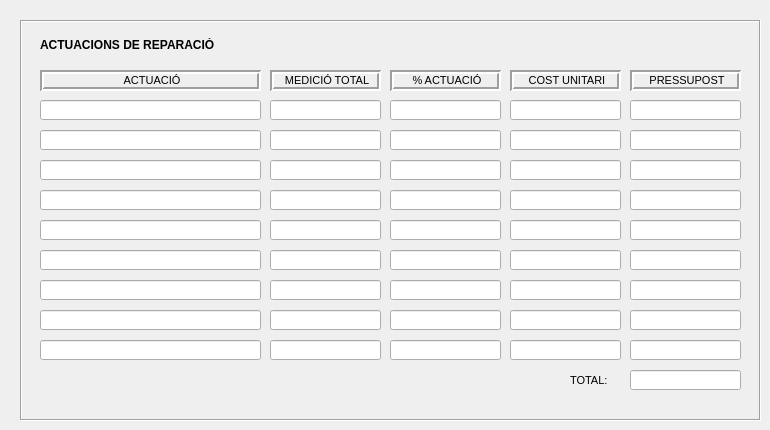
   <widget class="QWidget" name="tab_act">
    <attribute name="title">
     <string>Actuacions</string>
    </attribute>
    <widget class="QFrame" name="frame_main">
     <property name="geometry">
      <rect>
       <x>20</x>
       <y>20</y>
       <width>741</width>
       <height>401</height>
      </rect>
     </property>
     <property name="mouseTracking">
      <bool>false</bool>
     </property>
     <property name="focusPolicy">
      <enum>Qt::NoFocus</enum>
     </property>
     <property name="contextMenuPolicy">
      <enum>Qt::DefaultContextMenu</enum>
     </property>
     <property name="acceptDrops">
      <bool>false</bool>
     </property>
     <property name="toolTip">
      <string/>
     </property>
     <property name="toolTipDuration">
      <number>-1</number>
     </property>
     <property name="statusTip">
      <string/>
     </property>
     <property name="whatsThis">
      <string/>
     </property>
     <property name="accessibleName">
      <string/>
     </property>
     <property name="accessibleDescription">
      <string/>
     </property>
     <property name="layoutDirection">
      <enum>Qt::LeftToRight</enum>
     </property>
     <property name="frameShape">
      <enum>QFrame::Box</enum>
     </property>
     <property name="frameShadow">
      <enum>QFrame::Sunken</enum>
     </property>
     <property name="midLineWidth">
      <number>0</number>
     </property>
     <widget class="QLineEdit" name="act_desc_5">
      <property name="enabled">
       <bool>true</bool>
      </property>
      <property name="geometry">
       <rect>
        <x>20</x>
        <y>80</y>
        <width>221</width>
        <height>20</height>
       </rect>
      </property>
      <property name="font">
       <font>
        <family>Arial</family>
       </font>
      </property>
     </widget>
     <widget class="QLabel" name="mod_kerb_label_2">
      <property name="enabled">
       <bool>true</bool>
      </property>
      <property name="geometry">
       <rect>
        <x>20</x>
        <y>50</y>
        <width>221</width>
        <height>21</height>
       </rect>
      </property>
      <property name="font">
       <font>
        <family>Arial</family>
        <pointsize>8</pointsize>
       </font>
      </property>
      <property name="cursor">
       <cursorShape>ArrowCursor</cursorShape>
      </property>
      <property name="mouseTracking">
       <bool>true</bool>
      </property>
      <property name="focusPolicy">
       <enum>Qt::ClickFocus</enum>
      </property>
      <property name="layoutDirection">
       <enum>Qt::LeftToRight</enum>
      </property>
      <property name="autoFillBackground">
       <bool>false</bool>
      </property>
      <property name="frameShape">
       <enum>QFrame::Box</enum>
      </property>
      <property name="frameShadow">
       <enum>QFrame::Sunken</enum>
      </property>
      <property name="lineWidth">
       <number>2</number>
      </property>
      <property name="text">
       <string>&lt;!DOCTYPE HTML PUBLIC &quot;-//W3C//DTD HTML 4.0//EN&quot; &quot;http://www.w3.org/TR/REC-html40/strict.dtd&quot;&gt;
&lt;html&gt;&lt;head&gt;&lt;meta name=&quot;qrichtext&quot; content=&quot;1&quot; /&gt;&lt;style type=&quot;text/css&quot;&gt;
p, li { white-space: pre-wrap; }
&lt;/style&gt;&lt;/head&gt;&lt;body style=&quot; font-family:'Arial'; font-size:8pt; font-weight:400; font-style:normal;&quot;&gt;
&lt;p align=&quot;center&quot; style=&quot; margin-top:0px; margin-bottom:0px; margin-left:0px; margin-right:0px; -qt-block-indent:0; text-indent:0px;&quot;&gt;ACTUACIÓ&lt;/p&gt;&lt;/body&gt;&lt;/html&gt;</string>
      </property>
      <property name="textFormat">
       <enum>Qt::AutoText</enum>
      </property>
      <property name="wordWrap">
       <bool>false</bool>
      </property>
     </widget>
     <widget class="QLineEdit" name="act_area_5">
      <property name="enabled">
       <bool>true</bool>
      </property>
      <property name="geometry">
       <rect>
        <x>250</x>
        <y>80</y>
        <width>111</width>
        <height>20</height>
       </rect>
      </property>
      <property name="font">
       <font>
        <family>Arial</family>
       </font>
      </property>
     </widget>
     <widget class="QLabel" name="label_4">
      <property name="geometry">
       <rect>
        <x>20</x>
        <y>10</y>
        <width>211</width>
        <height>31</height>
       </rect>
      </property>
      <property name="font">
       <font>
        <family>Arial</family>
        <pointsize>9</pointsize>
        <weight>75</weight>
        <bold>true</bold>
       </font>
      </property>
      <property name="layoutDirection">
       <enum>Qt::LeftToRight</enum>
      </property>
      <property name="autoFillBackground">
       <bool>false</bool>
      </property>
      <property name="text">
       <string>&lt;!DOCTYPE HTML PUBLIC &quot;-//W3C//DTD HTML 4.0//EN&quot; &quot;http://www.w3.org/TR/REC-html40/strict.dtd&quot;&gt;
&lt;html&gt;&lt;head&gt;&lt;meta name=&quot;qrichtext&quot; content=&quot;1&quot; /&gt;&lt;style type=&quot;text/css&quot;&gt;
p, li { white-space: pre-wrap; }
&lt;/style&gt;&lt;/head&gt;&lt;body style=&quot; font-family:'Arial'; font-size:9pt; font-weight:600; font-style:normal;&quot;&gt;
&lt;p style=&quot; margin-top:0px; margin-bottom:0px; margin-left:0px; margin-right:0px; -qt-block-indent:0; text-indent:0px;&quot;&gt;ACTUACIONS DE REPARACIÓ&lt;/p&gt;&lt;/body&gt;&lt;/html&gt;</string>
      </property>
      <property name="textFormat">
       <enum>Qt::AutoText</enum>
      </property>
     </widget>
     <widget class="QLabel" name="mod_kerb_label_4">
      <property name="enabled">
       <bool>true</bool>
      </property>
      <property name="geometry">
       <rect>
        <x>250</x>
        <y>50</y>
        <width>111</width>
        <height>21</height>
       </rect>
      </property>
      <property name="font">
       <font>
        <family>Arial</family>
        <pointsize>8</pointsize>
       </font>
      </property>
      <property name="cursor">
       <cursorShape>ArrowCursor</cursorShape>
      </property>
      <property name="mouseTracking">
       <bool>true</bool>
      </property>
      <property name="focusPolicy">
       <enum>Qt::ClickFocus</enum>
      </property>
      <property name="layoutDirection">
       <enum>Qt::LeftToRight</enum>
      </property>
      <property name="autoFillBackground">
       <bool>false</bool>
      </property>
      <property name="frameShape">
       <enum>QFrame::Box</enum>
      </property>
      <property name="frameShadow">
       <enum>QFrame::Sunken</enum>
      </property>
      <property name="lineWidth">
       <number>2</number>
      </property>
      <property name="text">
       <string>&lt;!DOCTYPE HTML PUBLIC &quot;-//W3C//DTD HTML 4.0//EN&quot; &quot;http://www.w3.org/TR/REC-html40/strict.dtd&quot;&gt;
&lt;html&gt;&lt;head&gt;&lt;meta name=&quot;qrichtext&quot; content=&quot;1&quot; /&gt;&lt;style type=&quot;text/css&quot;&gt;
p, li { white-space: pre-wrap; }
&lt;/style&gt;&lt;/head&gt;&lt;body style=&quot; font-family:'Arial'; font-size:8pt; font-weight:400; font-style:normal;&quot;&gt;
&lt;p align=&quot;center&quot; style=&quot; margin-top:0px; margin-bottom:0px; margin-left:0px; margin-right:0px; -qt-block-indent:0; text-indent:0px;&quot;&gt;MEDICIÓ TOTAL&lt;/p&gt;&lt;/body&gt;&lt;/html&gt;</string>
      </property>
      <property name="textFormat">
       <enum>Qt::AutoText</enum>
      </property>
      <property name="wordWrap">
       <bool>false</bool>
      </property>
     </widget>
     <widget class="QLineEdit" name="act_percent_5">
      <property name="enabled">
       <bool>true</bool>
      </property>
      <property name="geometry">
       <rect>
        <x>370</x>
        <y>80</y>
        <width>111</width>
        <height>20</height>
       </rect>
      </property>
      <property name="font">
       <font>
        <family>Arial</family>
       </font>
      </property>
     </widget>
     <widget class="QLabel" name="mod_kerb_label_5">
      <property name="enabled">
       <bool>true</bool>
      </property>
      <property name="geometry">
       <rect>
        <x>370</x>
        <y>50</y>
        <width>111</width>
        <height>21</height>
       </rect>
      </property>
      <property name="font">
       <font>
        <family>Arial</family>
        <pointsize>8</pointsize>
       </font>
      </property>
      <property name="cursor">
       <cursorShape>ArrowCursor</cursorShape>
      </property>
      <property name="mouseTracking">
       <bool>true</bool>
      </property>
      <property name="focusPolicy">
       <enum>Qt::ClickFocus</enum>
      </property>
      <property name="layoutDirection">
       <enum>Qt::LeftToRight</enum>
      </property>
      <property name="autoFillBackground">
       <bool>false</bool>
      </property>
      <property name="frameShape">
       <enum>QFrame::Box</enum>
      </property>
      <property name="frameShadow">
       <enum>QFrame::Sunken</enum>
      </property>
      <property name="lineWidth">
       <number>2</number>
      </property>
      <property name="text">
       <string>&lt;!DOCTYPE HTML PUBLIC &quot;-//W3C//DTD HTML 4.0//EN&quot; &quot;http://www.w3.org/TR/REC-html40/strict.dtd&quot;&gt;
&lt;html&gt;&lt;head&gt;&lt;meta name=&quot;qrichtext&quot; content=&quot;1&quot; /&gt;&lt;style type=&quot;text/css&quot;&gt;
p, li { white-space: pre-wrap; }
&lt;/style&gt;&lt;/head&gt;&lt;body style=&quot; font-family:'Arial'; font-size:8pt; font-weight:400; font-style:normal;&quot;&gt;
&lt;p align=&quot;center&quot; style=&quot; margin-top:0px; margin-bottom:0px; margin-left:0px; margin-right:0px; -qt-block-indent:0; text-indent:0px;&quot;&gt;% ACTUACIÓ&lt;/p&gt;&lt;/body&gt;&lt;/html&gt;</string>
      </property>
      <property name="textFormat">
       <enum>Qt::AutoText</enum>
      </property>
      <property name="wordWrap">
       <bool>false</bool>
      </property>
     </widget>
     <widget class="QLineEdit" name="act_cost_5">
      <property name="enabled">
       <bool>true</bool>
      </property>
      <property name="geometry">
       <rect>
        <x>490</x>
        <y>80</y>
        <width>111</width>
        <height>20</height>
       </rect>
      </property>
      <property name="font">
       <font>
        <family>Arial</family>
       </font>
      </property>
     </widget>
     <widget class="QLabel" name="mod_kerb_label_6">
      <property name="enabled">
       <bool>true</bool>
      </property>
      <property name="geometry">
       <rect>
        <x>490</x>
        <y>50</y>
        <width>111</width>
        <height>21</height>
       </rect>
      </property>
      <property name="font">
       <font>
        <family>Arial</family>
        <pointsize>8</pointsize>
       </font>
      </property>
      <property name="cursor">
       <cursorShape>ArrowCursor</cursorShape>
      </property>
      <property name="mouseTracking">
       <bool>true</bool>
      </property>
      <property name="focusPolicy">
       <enum>Qt::ClickFocus</enum>
      </property>
      <property name="layoutDirection">
       <enum>Qt::LeftToRight</enum>
      </property>
      <property name="autoFillBackground">
       <bool>false</bool>
      </property>
      <property name="frameShape">
       <enum>QFrame::Box</enum>
      </property>
      <property name="frameShadow">
       <enum>QFrame::Sunken</enum>
      </property>
      <property name="lineWidth">
       <number>2</number>
      </property>
      <property name="text">
       <string>&lt;!DOCTYPE HTML PUBLIC &quot;-//W3C//DTD HTML 4.0//EN&quot; &quot;http://www.w3.org/TR/REC-html40/strict.dtd&quot;&gt;
&lt;html&gt;&lt;head&gt;&lt;meta name=&quot;qrichtext&quot; content=&quot;1&quot; /&gt;&lt;style type=&quot;text/css&quot;&gt;
p, li { white-space: pre-wrap; }
&lt;/style&gt;&lt;/head&gt;&lt;body style=&quot; font-family:'Arial'; font-size:8pt; font-weight:400; font-style:normal;&quot;&gt;
&lt;p align=&quot;center&quot; style=&quot; margin-top:0px; margin-bottom:0px; margin-left:0px; margin-right:0px; -qt-block-indent:0; text-indent:0px;&quot;&gt;COST UNITARI&lt;/p&gt;&lt;/body&gt;&lt;/html&gt;</string>
      </property>
      <property name="textFormat">
       <enum>Qt::AutoText</enum>
      </property>
      <property name="wordWrap">
       <bool>false</bool>
      </property>
     </widget>
     <widget class="QLineEdit" name="act_budget_5">
      <property name="enabled">
       <bool>true</bool>
      </property>
      <property name="geometry">
       <rect>
        <x>610</x>
        <y>80</y>
        <width>111</width>
        <height>20</height>
       </rect>
      </property>
      <property name="font">
       <font>
        <family>Arial</family>
       </font>
      </property>
     </widget>
     <widget class="QLabel" name="mod_kerb_label_7">
      <property name="enabled">
       <bool>true</bool>
      </property>
      <property name="geometry">
       <rect>
        <x>610</x>
        <y>50</y>
        <width>111</width>
        <height>21</height>
       </rect>
      </property>
      <property name="font">
       <font>
        <family>Arial</family>
        <pointsize>8</pointsize>
       </font>
      </property>
      <property name="cursor">
       <cursorShape>ArrowCursor</cursorShape>
      </property>
      <property name="mouseTracking">
       <bool>true</bool>
      </property>
      <property name="focusPolicy">
       <enum>Qt::ClickFocus</enum>
      </property>
      <property name="layoutDirection">
       <enum>Qt::LeftToRight</enum>
      </property>
      <property name="autoFillBackground">
       <bool>false</bool>
      </property>
      <property name="frameShape">
       <enum>QFrame::Box</enum>
      </property>
      <property name="frameShadow">
       <enum>QFrame::Sunken</enum>
      </property>
      <property name="lineWidth">
       <number>2</number>
      </property>
      <property name="text">
       <string>&lt;!DOCTYPE HTML PUBLIC &quot;-//W3C//DTD HTML 4.0//EN&quot; &quot;http://www.w3.org/TR/REC-html40/strict.dtd&quot;&gt;
&lt;html&gt;&lt;head&gt;&lt;meta name=&quot;qrichtext&quot; content=&quot;1&quot; /&gt;&lt;style type=&quot;text/css&quot;&gt;
p, li { white-space: pre-wrap; }
&lt;/style&gt;&lt;/head&gt;&lt;body style=&quot; font-family:'Arial'; font-size:8pt; font-weight:400; font-style:normal;&quot;&gt;
&lt;p align=&quot;center&quot; style=&quot; margin-top:0px; margin-bottom:0px; margin-left:0px; margin-right:0px; -qt-block-indent:0; text-indent:0px;&quot;&gt;PRESSUPOST&lt;/p&gt;&lt;/body&gt;&lt;/html&gt;</string>
      </property>
      <property name="textFormat">
       <enum>Qt::AutoText</enum>
      </property>
      <property name="wordWrap">
       <bool>false</bool>
      </property>
     </widget>
     <widget class="QLineEdit" name="act_budget_4">
      <property name="enabled">
       <bool>true</bool>
      </property>
      <property name="geometry">
       <rect>
        <x>610</x>
        <y>110</y>
        <width>111</width>
        <height>20</height>
       </rect>
      </property>
      <property name="font">
       <font>
        <family>Arial</family>
       </font>
      </property>
     </widget>
     <widget class="QLineEdit" name="act_area_4">
      <property name="enabled">
       <bool>true</bool>
      </property>
      <property name="geometry">
       <rect>
        <x>250</x>
        <y>110</y>
        <width>111</width>
        <height>20</height>
       </rect>
      </property>
      <property name="font">
       <font>
        <family>Arial</family>
       </font>
      </property>
     </widget>
     <widget class="QLineEdit" name="act_percent_4">
      <property name="enabled">
       <bool>true</bool>
      </property>
      <property name="geometry">
       <rect>
        <x>370</x>
        <y>110</y>
        <width>111</width>
        <height>20</height>
       </rect>
      </property>
      <property name="font">
       <font>
        <family>Arial</family>
       </font>
      </property>
     </widget>
     <widget class="QLineEdit" name="act_desc_4">
      <property name="enabled">
       <bool>true</bool>
      </property>
      <property name="geometry">
       <rect>
        <x>20</x>
        <y>110</y>
        <width>221</width>
        <height>20</height>
       </rect>
      </property>
      <property name="font">
       <font>
        <family>Arial</family>
       </font>
      </property>
     </widget>
     <widget class="QLineEdit" name="act_cost_4">
      <property name="enabled">
       <bool>true</bool>
      </property>
      <property name="geometry">
       <rect>
        <x>490</x>
        <y>110</y>
        <width>111</width>
        <height>20</height>
       </rect>
      </property>
      <property name="font">
       <font>
        <family>Arial</family>
       </font>
      </property>
     </widget>
     <widget class="QLineEdit" name="act_budget_sum">
      <property name="enabled">
       <bool>true</bool>
      </property>
      <property name="geometry">
       <rect>
        <x>610</x>
        <y>350</y>
        <width>111</width>
        <height>20</height>
       </rect>
      </property>
      <property name="font">
       <font>
        <family>Arial</family>
       </font>
      </property>
     </widget>
     <widget class="QLabel" name="inv_date_label_2">
      <property name="geometry">
       <rect>
        <x>550</x>
        <y>350</y>
        <width>51</width>
        <height>21</height>
       </rect>
      </property>
      <property name="font">
       <font>
        <family>Arial</family>
        <pointsize>8</pointsize>
        <weight>50</weight>
        <bold>false</bold>
       </font>
      </property>
      <property name="text">
       <string>TOTAL:</string>
      </property>
     </widget>
     <widget class="QLineEdit" name="act_percent_22">
      <property name="enabled">
       <bool>true</bool>
      </property>
      <property name="geometry">
       <rect>
        <x>370</x>
        <y>140</y>
        <width>111</width>
        <height>20</height>
       </rect>
      </property>
      <property name="font">
       <font>
        <family>Arial</family>
       </font>
      </property>
     </widget>
     <widget class="QLineEdit" name="act_cost_22">
      <property name="enabled">
       <bool>true</bool>
      </property>
      <property name="geometry">
       <rect>
        <x>490</x>
        <y>140</y>
        <width>111</width>
        <height>20</height>
       </rect>
      </property>
      <property name="font">
       <font>
        <family>Arial</family>
       </font>
      </property>
     </widget>
     <widget class="QLineEdit" name="act_desc_22">
      <property name="enabled">
       <bool>true</bool>
      </property>
      <property name="geometry">
       <rect>
        <x>20</x>
        <y>140</y>
        <width>221</width>
        <height>20</height>
       </rect>
      </property>
      <property name="font">
       <font>
        <family>Arial</family>
       </font>
      </property>
     </widget>
     <widget class="QLineEdit" name="act_budget_22">
      <property name="enabled">
       <bool>true</bool>
      </property>
      <property name="geometry">
       <rect>
        <x>610</x>
        <y>140</y>
        <width>111</width>
        <height>20</height>
       </rect>
      </property>
      <property name="font">
       <font>
        <family>Arial</family>
       </font>
      </property>
     </widget>
     <widget class="QLineEdit" name="act_area_22">
      <property name="enabled">
       <bool>true</bool>
      </property>
      <property name="geometry">
       <rect>
        <x>250</x>
        <y>140</y>
        <width>111</width>
        <height>20</height>
       </rect>
      </property>
      <property name="font">
       <font>
        <family>Arial</family>
       </font>
      </property>
     </widget>
     <widget class="QLineEdit" name="act_budget_24">
      <property name="enabled">
       <bool>true</bool>
      </property>
      <property name="geometry">
       <rect>
        <x>610</x>
        <y>170</y>
        <width>111</width>
        <height>20</height>
       </rect>
      </property>
      <property name="font">
       <font>
        <family>Arial</family>
       </font>
      </property>
     </widget>
     <widget class="QLineEdit" name="act_percent_24">
      <property name="enabled">
       <bool>true</bool>
      </property>
      <property name="geometry">
       <rect>
        <x>370</x>
        <y>170</y>
        <width>111</width>
        <height>20</height>
       </rect>
      </property>
      <property name="font">
       <font>
        <family>Arial</family>
       </font>
      </property>
     </widget>
     <widget class="QLineEdit" name="act_cost_24">
      <property name="enabled">
       <bool>true</bool>
      </property>
      <property name="geometry">
       <rect>
        <x>490</x>
        <y>170</y>
        <width>111</width>
        <height>20</height>
       </rect>
      </property>
      <property name="font">
       <font>
        <family>Arial</family>
       </font>
      </property>
     </widget>
     <widget class="QLineEdit" name="act_desc_24">
      <property name="enabled">
       <bool>true</bool>
      </property>
      <property name="geometry">
       <rect>
        <x>20</x>
        <y>170</y>
        <width>221</width>
        <height>20</height>
       </rect>
      </property>
      <property name="font">
       <font>
        <family>Arial</family>
       </font>
      </property>
     </widget>
     <widget class="QLineEdit" name="act_area_24">
      <property name="enabled">
       <bool>true</bool>
      </property>
      <property name="geometry">
       <rect>
        <x>250</x>
        <y>170</y>
        <width>111</width>
        <height>20</height>
       </rect>
      </property>
      <property name="font">
       <font>
        <family>Arial</family>
       </font>
      </property>
     </widget>
     <widget class="QLineEdit" name="act_desc_31">
      <property name="enabled">
       <bool>true</bool>
      </property>
      <property name="geometry">
       <rect>
        <x>20</x>
        <y>200</y>
        <width>221</width>
        <height>20</height>
       </rect>
      </property>
      <property name="font">
       <font>
        <family>Arial</family>
       </font>
      </property>
     </widget>
     <widget class="QLineEdit" name="act_area_31">
      <property name="enabled">
       <bool>true</bool>
      </property>
      <property name="geometry">
       <rect>
        <x>250</x>
        <y>200</y>
        <width>111</width>
        <height>20</height>
       </rect>
      </property>
      <property name="font">
       <font>
        <family>Arial</family>
       </font>
      </property>
     </widget>
     <widget class="QLineEdit" name="act_cost_31">
      <property name="enabled">
       <bool>true</bool>
      </property>
      <property name="geometry">
       <rect>
        <x>490</x>
        <y>200</y>
        <width>111</width>
        <height>20</height>
       </rect>
      </property>
      <property name="font">
       <font>
        <family>Arial</family>
       </font>
      </property>
     </widget>
     <widget class="QLineEdit" name="act_budget_31">
      <property name="enabled">
       <bool>true</bool>
      </property>
      <property name="geometry">
       <rect>
        <x>610</x>
        <y>200</y>
        <width>111</width>
        <height>20</height>
       </rect>
      </property>
      <property name="font">
       <font>
        <family>Arial</family>
       </font>
      </property>
     </widget>
     <widget class="QLineEdit" name="act_percent_31">
      <property name="enabled">
       <bool>true</bool>
      </property>
      <property name="geometry">
       <rect>
        <x>370</x>
        <y>200</y>
        <width>111</width>
        <height>20</height>
       </rect>
      </property>
      <property name="font">
       <font>
        <family>Arial</family>
       </font>
      </property>
     </widget>
     <widget class="QLineEdit" name="act_budget_41">
      <property name="enabled">
       <bool>true</bool>
      </property>
      <property name="geometry">
       <rect>
        <x>610</x>
        <y>230</y>
        <width>111</width>
        <height>20</height>
       </rect>
      </property>
      <property name="font">
       <font>
        <family>Arial</family>
       </font>
      </property>
     </widget>
     <widget class="QLineEdit" name="act_desc_41">
      <property name="enabled">
       <bool>true</bool>
      </property>
      <property name="geometry">
       <rect>
        <x>20</x>
        <y>230</y>
        <width>221</width>
        <height>20</height>
       </rect>
      </property>
      <property name="font">
       <font>
        <family>Arial</family>
       </font>
      </property>
     </widget>
     <widget class="QLineEdit" name="act_percent_41">
      <property name="enabled">
       <bool>true</bool>
      </property>
      <property name="geometry">
       <rect>
        <x>370</x>
        <y>230</y>
        <width>111</width>
        <height>20</height>
       </rect>
      </property>
      <property name="font">
       <font>
        <family>Arial</family>
       </font>
      </property>
     </widget>
     <widget class="QLineEdit" name="act_cost_41">
      <property name="enabled">
       <bool>true</bool>
      </property>
      <property name="geometry">
       <rect>
        <x>490</x>
        <y>230</y>
        <width>111</width>
        <height>20</height>
       </rect>
      </property>
      <property name="font">
       <font>
        <family>Arial</family>
       </font>
      </property>
     </widget>
     <widget class="QLineEdit" name="act_area_41">
      <property name="enabled">
       <bool>true</bool>
      </property>
      <property name="geometry">
       <rect>
        <x>250</x>
        <y>230</y>
        <width>111</width>
        <height>20</height>
       </rect>
      </property>
      <property name="font">
       <font>
        <family>Arial</family>
       </font>
      </property>
     </widget>
     <widget class="QLineEdit" name="act_budget_42">
      <property name="enabled">
       <bool>true</bool>
      </property>
      <property name="geometry">
       <rect>
        <x>610</x>
        <y>260</y>
        <width>111</width>
        <height>20</height>
       </rect>
      </property>
      <property name="font">
       <font>
        <family>Arial</family>
       </font>
      </property>
     </widget>
     <widget class="QLineEdit" name="act_cost_42">
      <property name="enabled">
       <bool>true</bool>
      </property>
      <property name="geometry">
       <rect>
        <x>490</x>
        <y>260</y>
        <width>111</width>
        <height>20</height>
       </rect>
      </property>
      <property name="font">
       <font>
        <family>Arial</family>
       </font>
      </property>
     </widget>
     <widget class="QLineEdit" name="act_area_42">
      <property name="enabled">
       <bool>true</bool>
      </property>
      <property name="geometry">
       <rect>
        <x>250</x>
        <y>260</y>
        <width>111</width>
        <height>20</height>
       </rect>
      </property>
      <property name="font">
       <font>
        <family>Arial</family>
       </font>
      </property>
     </widget>
     <widget class="QLineEdit" name="act_desc_42">
      <property name="enabled">
       <bool>true</bool>
      </property>
      <property name="geometry">
       <rect>
        <x>20</x>
        <y>260</y>
        <width>221</width>
        <height>20</height>
       </rect>
      </property>
      <property name="font">
       <font>
        <family>Arial</family>
       </font>
      </property>
     </widget>
     <widget class="QLineEdit" name="act_percent_42">
      <property name="enabled">
       <bool>true</bool>
      </property>
      <property name="geometry">
       <rect>
        <x>370</x>
        <y>260</y>
        <width>111</width>
        <height>20</height>
       </rect>
      </property>
      <property name="font">
       <font>
        <family>Arial</family>
       </font>
      </property>
     </widget>
     <widget class="QLineEdit" name="act_budget_44">
      <property name="enabled">
       <bool>true</bool>
      </property>
      <property name="geometry">
       <rect>
        <x>610</x>
        <y>290</y>
        <width>111</width>
        <height>20</height>
       </rect>
      </property>
      <property name="font">
       <font>
        <family>Arial</family>
       </font>
      </property>
     </widget>
     <widget class="QLineEdit" name="act_percent_51">
      <property name="enabled">
       <bool>true</bool>
      </property>
      <property name="geometry">
       <rect>
        <x>370</x>
        <y>320</y>
        <width>111</width>
        <height>20</height>
       </rect>
      </property>
      <property name="font">
       <font>
        <family>Arial</family>
       </font>
      </property>
     </widget>
     <widget class="QLineEdit" name="act_budget_51">
      <property name="enabled">
       <bool>true</bool>
      </property>
      <property name="geometry">
       <rect>
        <x>610</x>
        <y>320</y>
        <width>111</width>
        <height>20</height>
       </rect>
      </property>
      <property name="font">
       <font>
        <family>Arial</family>
       </font>
      </property>
     </widget>
     <widget class="QLineEdit" name="act_area_51">
      <property name="enabled">
       <bool>true</bool>
      </property>
      <property name="geometry">
       <rect>
        <x>250</x>
        <y>320</y>
        <width>111</width>
        <height>20</height>
       </rect>
      </property>
      <property name="font">
       <font>
        <family>Arial</family>
       </font>
      </property>
     </widget>
     <widget class="QLineEdit" name="act_area_44">
      <property name="enabled">
       <bool>true</bool>
      </property>
      <property name="geometry">
       <rect>
        <x>250</x>
        <y>290</y>
        <width>111</width>
        <height>20</height>
       </rect>
      </property>
      <property name="font">
       <font>
        <family>Arial</family>
       </font>
      </property>
     </widget>
     <widget class="QLineEdit" name="act_percent_44">
      <property name="enabled">
       <bool>true</bool>
      </property>
      <property name="geometry">
       <rect>
        <x>370</x>
        <y>290</y>
        <width>111</width>
        <height>20</height>
       </rect>
      </property>
      <property name="font">
       <font>
        <family>Arial</family>
       </font>
      </property>
     </widget>
     <widget class="QLineEdit" name="act_desc_44">
      <property name="enabled">
       <bool>true</bool>
      </property>
      <property name="geometry">
       <rect>
        <x>20</x>
        <y>290</y>
        <width>221</width>
        <height>20</height>
       </rect>
      </property>
      <property name="font">
       <font>
        <family>Arial</family>
       </font>
      </property>
     </widget>
     <widget class="QLineEdit" name="act_cost_51">
      <property name="enabled">
       <bool>true</bool>
      </property>
      <property name="geometry">
       <rect>
        <x>490</x>
        <y>320</y>
        <width>111</width>
        <height>20</height>
       </rect>
      </property>
      <property name="font">
       <font>
        <family>Arial</family>
       </font>
      </property>
     </widget>
     <widget class="QLineEdit" name="act_cost_44">
      <property name="enabled">
       <bool>true</bool>
      </property>
      <property name="geometry">
       <rect>
        <x>490</x>
        <y>290</y>
        <width>111</width>
        <height>20</height>
       </rect>
      </property>
      <property name="font">
       <font>
        <family>Arial</family>
       </font>
      </property>
     </widget>
     <widget class="QLineEdit" name="act_desc_51">
      <property name="enabled">
       <bool>true</bool>
      </property>
      <property name="geometry">
       <rect>
        <x>20</x>
        <y>320</y>
        <width>221</width>
        <height>20</height>
       </rect>
      </property>
      <property name="font">
       <font>
        <family>Arial</family>
       </font>
      </property>
     </widget>
    </widget>
   </widget>
